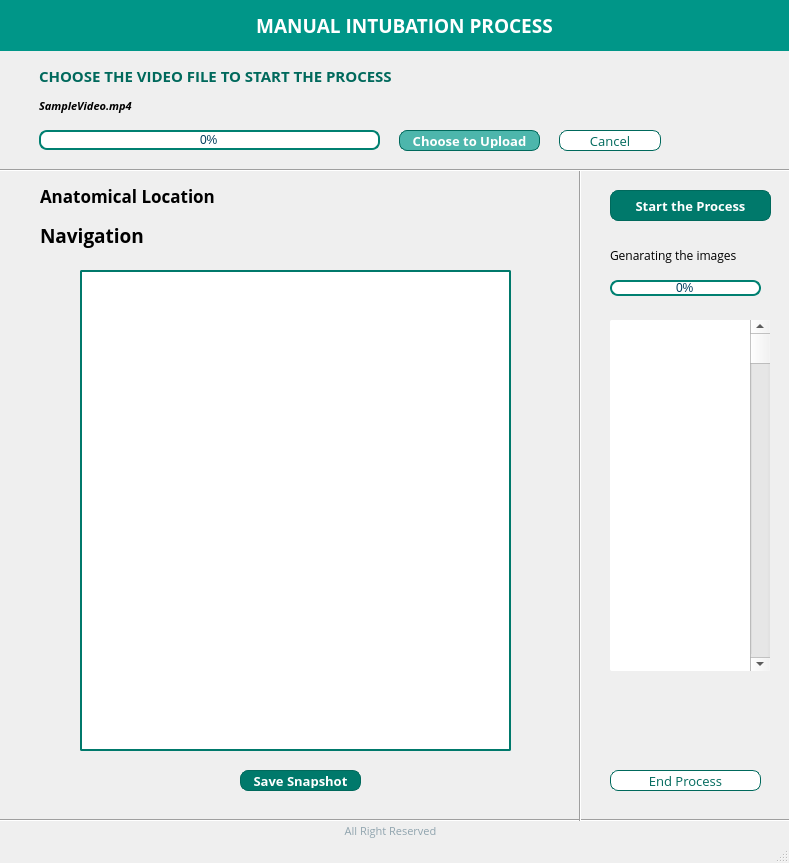
<?xml version="1.0" encoding="UTF-8"?>
<ui version="4.0">
 <class>manualWindow</class>
 <widget class="QMainWindow" name="manualWindow">
  <property name="geometry">
   <rect>
    <x>0</x>
    <y>0</y>
    <width>789</width>
    <height>863</height>
   </rect>
  </property>
  <property name="focusPolicy">
   <enum>Qt::StrongFocus</enum>
  </property>
  <property name="windowTitle">
   <string>Manual Intubation</string>
  </property>
  <widget class="QWidget" name="centralwidget">
   <widget class="QGraphicsView" name="viewTubeLocation">
    <property name="geometry">
     <rect>
      <x>80</x>
      <y>270</y>
      <width>431</width>
      <height>481</height>
     </rect>
    </property>
    <property name="styleSheet">
     <string notr="true">QGraphicsView
{
    color: #fff;
    background-color: #fff;
    border-width:2px;
    border-color: #00796B;
    border-style: solid;
    border-radius: 2px;
}
</string>
    </property>
   </widget>
   <widget class="QPushButton" name="btnEndProcess">
    <property name="geometry">
     <rect>
      <x>610</x>
      <y>770</y>
      <width>151</width>
      <height>21</height>
     </rect>
    </property>
    <property name="palette">
     <palette>
      <active>
       <colorrole role="WindowText">
        <brush brushstyle="SolidPattern">
         <color alpha="255">
          <red>0</red>
          <green>105</green>
          <blue>92</blue>
         </color>
        </brush>
       </colorrole>
       <colorrole role="Button">
        <brush brushstyle="SolidPattern">
         <color alpha="255">
          <red>255</red>
          <green>255</green>
          <blue>255</blue>
         </color>
        </brush>
       </colorrole>
       <colorrole role="Text">
        <brush brushstyle="SolidPattern">
         <color alpha="255">
          <red>0</red>
          <green>105</green>
          <blue>92</blue>
         </color>
        </brush>
       </colorrole>
       <colorrole role="ButtonText">
        <brush brushstyle="SolidPattern">
         <color alpha="255">
          <red>0</red>
          <green>105</green>
          <blue>92</blue>
         </color>
        </brush>
       </colorrole>
       <colorrole role="Base">
        <brush brushstyle="SolidPattern">
         <color alpha="255">
          <red>255</red>
          <green>255</green>
          <blue>255</blue>
         </color>
        </brush>
       </colorrole>
       <colorrole role="Window">
        <brush brushstyle="SolidPattern">
         <color alpha="255">
          <red>255</red>
          <green>255</green>
          <blue>255</blue>
         </color>
        </brush>
       </colorrole>
      </active>
      <inactive>
       <colorrole role="WindowText">
        <brush brushstyle="SolidPattern">
         <color alpha="255">
          <red>0</red>
          <green>105</green>
          <blue>92</blue>
         </color>
        </brush>
       </colorrole>
       <colorrole role="Button">
        <brush brushstyle="SolidPattern">
         <color alpha="255">
          <red>255</red>
          <green>255</green>
          <blue>255</blue>
         </color>
        </brush>
       </colorrole>
       <colorrole role="Text">
        <brush brushstyle="SolidPattern">
         <color alpha="255">
          <red>0</red>
          <green>105</green>
          <blue>92</blue>
         </color>
        </brush>
       </colorrole>
       <colorrole role="ButtonText">
        <brush brushstyle="SolidPattern">
         <color alpha="255">
          <red>0</red>
          <green>105</green>
          <blue>92</blue>
         </color>
        </brush>
       </colorrole>
       <colorrole role="Base">
        <brush brushstyle="SolidPattern">
         <color alpha="255">
          <red>255</red>
          <green>255</green>
          <blue>255</blue>
         </color>
        </brush>
       </colorrole>
       <colorrole role="Window">
        <brush brushstyle="SolidPattern">
         <color alpha="255">
          <red>255</red>
          <green>255</green>
          <blue>255</blue>
         </color>
        </brush>
       </colorrole>
      </inactive>
      <disabled>
       <colorrole role="WindowText">
        <brush brushstyle="SolidPattern">
         <color alpha="255">
          <red>120</red>
          <green>120</green>
          <blue>120</blue>
         </color>
        </brush>
       </colorrole>
       <colorrole role="Button">
        <brush brushstyle="SolidPattern">
         <color alpha="255">
          <red>255</red>
          <green>255</green>
          <blue>255</blue>
         </color>
        </brush>
       </colorrole>
       <colorrole role="Text">
        <brush brushstyle="SolidPattern">
         <color alpha="255">
          <red>120</red>
          <green>120</green>
          <blue>120</blue>
         </color>
        </brush>
       </colorrole>
       <colorrole role="ButtonText">
        <brush brushstyle="SolidPattern">
         <color alpha="255">
          <red>120</red>
          <green>120</green>
          <blue>120</blue>
         </color>
        </brush>
       </colorrole>
       <colorrole role="Base">
        <brush brushstyle="SolidPattern">
         <color alpha="255">
          <red>255</red>
          <green>255</green>
          <blue>255</blue>
         </color>
        </brush>
       </colorrole>
       <colorrole role="Window">
        <brush brushstyle="SolidPattern">
         <color alpha="255">
          <red>255</red>
          <green>255</green>
          <blue>255</blue>
         </color>
        </brush>
       </colorrole>
      </disabled>
     </palette>
    </property>
    <property name="font">
     <font>
      <family>Open Sans</family>
      <pointsize>10</pointsize>
     </font>
    </property>
    <property name="focusPolicy">
     <enum>Qt::StrongFocus</enum>
    </property>
    <property name="styleSheet">
     <string notr="true">QPushButton
{
    background-color: #ffffff;
    border-width:1px;
    border-color: #00695C;
    border-style: solid;
    border-radius: 8px;
    padding: 2px;
    padding-left: 5px;
    padding-right: 5px;
}</string>
    </property>
    <property name="text">
     <string>End Process</string>
    </property>
    <property name="autoDefault">
     <bool>true</bool>
    </property>
   </widget>
   <widget class="QGraphicsView" name="viewSavedSnaps">
    <property name="geometry">
     <rect>
      <x>610</x>
      <y>320</y>
      <width>151</width>
      <height>351</height>
     </rect>
    </property>
    <property name="styleSheet">
     <string notr="true">QGraphicsView
{
    color: #fff;
    background-color: #fff;
    border-width:0px;
    border-color: #00796B;
    border-style: solid;
    border-radius: 2px;
}
</string>
    </property>
   </widget>
   <widget class="QLabel" name="label_3">
    <property name="geometry">
     <rect>
      <x>-1</x>
      <y>0</y>
      <width>811</width>
      <height>51</height>
     </rect>
    </property>
    <property name="font">
     <font>
      <family>Open Sans</family>
      <pointsize>14</pointsize>
      <weight>75</weight>
      <bold>true</bold>
     </font>
    </property>
    <property name="styleSheet">
     <string notr="true"> QLabel {
   background: #009688;
   color:#fff;
 }</string>
    </property>
    <property name="text">
     <string>MANUAL INTUBATION PROCESS</string>
    </property>
    <property name="alignment">
     <set>Qt::AlignCenter</set>
    </property>
    <property name="margin">
     <number>0</number>
    </property>
   </widget>
   <widget class="QProgressBar" name="progressBarFileUpload">
    <property name="geometry">
     <rect>
      <x>39</x>
      <y>130</y>
      <width>341</width>
      <height>20</height>
     </rect>
    </property>
    <property name="palette">
     <palette>
      <active>
       <colorrole role="WindowText">
        <brush brushstyle="SolidPattern">
         <color alpha="255">
          <red>0</red>
          <green>61</green>
          <blue>92</blue>
         </color>
        </brush>
       </colorrole>
       <colorrole role="Button">
        <brush brushstyle="SolidPattern">
         <color alpha="255">
          <red>255</red>
          <green>255</green>
          <blue>255</blue>
         </color>
        </brush>
       </colorrole>
       <colorrole role="Text">
        <brush brushstyle="SolidPattern">
         <color alpha="255">
          <red>0</red>
          <green>61</green>
          <blue>92</blue>
         </color>
        </brush>
       </colorrole>
       <colorrole role="ButtonText">
        <brush brushstyle="SolidPattern">
         <color alpha="255">
          <red>0</red>
          <green>61</green>
          <blue>92</blue>
         </color>
        </brush>
       </colorrole>
       <colorrole role="Base">
        <brush brushstyle="SolidPattern">
         <color alpha="255">
          <red>255</red>
          <green>255</green>
          <blue>255</blue>
         </color>
        </brush>
       </colorrole>
       <colorrole role="Window">
        <brush brushstyle="SolidPattern">
         <color alpha="255">
          <red>255</red>
          <green>255</green>
          <blue>255</blue>
         </color>
        </brush>
       </colorrole>
      </active>
      <inactive>
       <colorrole role="WindowText">
        <brush brushstyle="SolidPattern">
         <color alpha="255">
          <red>0</red>
          <green>61</green>
          <blue>92</blue>
         </color>
        </brush>
       </colorrole>
       <colorrole role="Button">
        <brush brushstyle="SolidPattern">
         <color alpha="255">
          <red>255</red>
          <green>255</green>
          <blue>255</blue>
         </color>
        </brush>
       </colorrole>
       <colorrole role="Text">
        <brush brushstyle="SolidPattern">
         <color alpha="255">
          <red>0</red>
          <green>61</green>
          <blue>92</blue>
         </color>
        </brush>
       </colorrole>
       <colorrole role="ButtonText">
        <brush brushstyle="SolidPattern">
         <color alpha="255">
          <red>0</red>
          <green>61</green>
          <blue>92</blue>
         </color>
        </brush>
       </colorrole>
       <colorrole role="Base">
        <brush brushstyle="SolidPattern">
         <color alpha="255">
          <red>255</red>
          <green>255</green>
          <blue>255</blue>
         </color>
        </brush>
       </colorrole>
       <colorrole role="Window">
        <brush brushstyle="SolidPattern">
         <color alpha="255">
          <red>255</red>
          <green>255</green>
          <blue>255</blue>
         </color>
        </brush>
       </colorrole>
      </inactive>
      <disabled>
       <colorrole role="WindowText">
        <brush brushstyle="SolidPattern">
         <color alpha="255">
          <red>120</red>
          <green>120</green>
          <blue>120</blue>
         </color>
        </brush>
       </colorrole>
       <colorrole role="Button">
        <brush brushstyle="SolidPattern">
         <color alpha="255">
          <red>255</red>
          <green>255</green>
          <blue>255</blue>
         </color>
        </brush>
       </colorrole>
       <colorrole role="Text">
        <brush brushstyle="SolidPattern">
         <color alpha="255">
          <red>120</red>
          <green>120</green>
          <blue>120</blue>
         </color>
        </brush>
       </colorrole>
       <colorrole role="ButtonText">
        <brush brushstyle="SolidPattern">
         <color alpha="255">
          <red>120</red>
          <green>120</green>
          <blue>120</blue>
         </color>
        </brush>
       </colorrole>
       <colorrole role="Base">
        <brush brushstyle="SolidPattern">
         <color alpha="255">
          <red>255</red>
          <green>255</green>
          <blue>255</blue>
         </color>
        </brush>
       </colorrole>
       <colorrole role="Window">
        <brush brushstyle="SolidPattern">
         <color alpha="255">
          <red>255</red>
          <green>255</green>
          <blue>255</blue>
         </color>
        </brush>
       </colorrole>
      </disabled>
     </palette>
    </property>
    <property name="font">
     <font>
      <pointsize>9</pointsize>
     </font>
    </property>
    <property name="styleSheet">
     <string notr="true">QProgressBar
{
    background-color: #ffffff;
    border-width:2px;
    border-color: #008071;
    border-style: solid;
    border-radius: 8px;
	text-align: center;
}

QProgressBar::chunk {
     background-color: #4DB6AC;
     width: 24%;
 }</string>
    </property>
    <property name="value">
     <number>0</number>
    </property>
   </widget>
   <widget class="QProgressBar" name="progressBarSnapshots">
    <property name="geometry">
     <rect>
      <x>610</x>
      <y>280</y>
      <width>151</width>
      <height>16</height>
     </rect>
    </property>
    <property name="palette">
     <palette>
      <active>
       <colorrole role="WindowText">
        <brush brushstyle="SolidPattern">
         <color alpha="255">
          <red>0</red>
          <green>61</green>
          <blue>92</blue>
         </color>
        </brush>
       </colorrole>
       <colorrole role="Button">
        <brush brushstyle="SolidPattern">
         <color alpha="255">
          <red>255</red>
          <green>255</green>
          <blue>255</blue>
         </color>
        </brush>
       </colorrole>
       <colorrole role="Text">
        <brush brushstyle="SolidPattern">
         <color alpha="255">
          <red>0</red>
          <green>61</green>
          <blue>92</blue>
         </color>
        </brush>
       </colorrole>
       <colorrole role="Base">
        <brush brushstyle="SolidPattern">
         <color alpha="255">
          <red>255</red>
          <green>255</green>
          <blue>255</blue>
         </color>
        </brush>
       </colorrole>
       <colorrole role="Window">
        <brush brushstyle="SolidPattern">
         <color alpha="255">
          <red>255</red>
          <green>255</green>
          <blue>255</blue>
         </color>
        </brush>
       </colorrole>
      </active>
      <inactive>
       <colorrole role="WindowText">
        <brush brushstyle="SolidPattern">
         <color alpha="255">
          <red>0</red>
          <green>61</green>
          <blue>92</blue>
         </color>
        </brush>
       </colorrole>
       <colorrole role="Button">
        <brush brushstyle="SolidPattern">
         <color alpha="255">
          <red>255</red>
          <green>255</green>
          <blue>255</blue>
         </color>
        </brush>
       </colorrole>
       <colorrole role="Text">
        <brush brushstyle="SolidPattern">
         <color alpha="255">
          <red>0</red>
          <green>61</green>
          <blue>92</blue>
         </color>
        </brush>
       </colorrole>
       <colorrole role="Base">
        <brush brushstyle="SolidPattern">
         <color alpha="255">
          <red>255</red>
          <green>255</green>
          <blue>255</blue>
         </color>
        </brush>
       </colorrole>
       <colorrole role="Window">
        <brush brushstyle="SolidPattern">
         <color alpha="255">
          <red>255</red>
          <green>255</green>
          <blue>255</blue>
         </color>
        </brush>
       </colorrole>
      </inactive>
      <disabled>
       <colorrole role="WindowText">
        <brush brushstyle="SolidPattern">
         <color alpha="255">
          <red>120</red>
          <green>120</green>
          <blue>120</blue>
         </color>
        </brush>
       </colorrole>
       <colorrole role="Button">
        <brush brushstyle="SolidPattern">
         <color alpha="255">
          <red>255</red>
          <green>255</green>
          <blue>255</blue>
         </color>
        </brush>
       </colorrole>
       <colorrole role="Text">
        <brush brushstyle="SolidPattern">
         <color alpha="255">
          <red>120</red>
          <green>120</green>
          <blue>120</blue>
         </color>
        </brush>
       </colorrole>
       <colorrole role="Base">
        <brush brushstyle="SolidPattern">
         <color alpha="255">
          <red>255</red>
          <green>255</green>
          <blue>255</blue>
         </color>
        </brush>
       </colorrole>
       <colorrole role="Window">
        <brush brushstyle="SolidPattern">
         <color alpha="255">
          <red>255</red>
          <green>255</green>
          <blue>255</blue>
         </color>
        </brush>
       </colorrole>
      </disabled>
     </palette>
    </property>
    <property name="font">
     <font>
      <pointsize>9</pointsize>
     </font>
    </property>
    <property name="styleSheet">
     <string notr="true">QProgressBar
{
    background-color: #ffffff;
    border-width:2px;
    border-color: #008071;
    border-style: solid;
    border-radius: 8px;
	text-align: center;
}

QProgressBar::chunk {
     background-color: #4DB6AC;
     width: 24%;
 }</string>
    </property>
    <property name="value">
     <number>0</number>
    </property>
   </widget>
   <widget class="Line" name="line_3">
    <property name="geometry">
     <rect>
      <x>0</x>
      <y>800</y>
      <width>801</width>
      <height>41</height>
     </rect>
    </property>
    <property name="orientation">
     <enum>Qt::Horizontal</enum>
    </property>
   </widget>
   <widget class="QPushButton" name="btnSaveSnapshot">
    <property name="enabled">
     <bool>true</bool>
    </property>
    <property name="geometry">
     <rect>
      <x>240</x>
      <y>770</y>
      <width>121</width>
      <height>21</height>
     </rect>
    </property>
    <property name="font">
     <font>
      <family>Open Sans</family>
      <pointsize>10</pointsize>
      <weight>75</weight>
      <bold>true</bold>
     </font>
    </property>
    <property name="styleSheet">
     <string notr="true">QPushButton
{
    color: #fff;
    background-color: #00796B;
    border-width:1px;
    border-color: #00695C;
    border-style: solid;
    border-radius: 8px;
    padding: 2px;
    padding-left: 5px;
    padding-right: 5px;
}



QPushButton:hover
{
    background-color: QLinearGradient( x1: 0, y1: 0, x2: 0, y2: 1, stop: 0 #018175, stop: 0.1 #018175, stop: 0.5 #018175, stop: 0.9 #018175, stop: 1 #018175);
}

QPushButton:pressed
{
   background-color: QLinearGradient( x1: 0, y1: 0, x2: 0, y2: 1, stop: 0 #02695F, stop: 0.1 #02695F, stop: 0.5 #02695F, stop: 0.9 #02695F, stop: 1 #02695F);
}</string>
    </property>
    <property name="text">
     <string>Save Snapshot</string>
    </property>
   </widget>
   <widget class="QLabel" name="label_2">
    <property name="geometry">
     <rect>
      <x>39</x>
      <y>60</y>
      <width>421</width>
      <height>31</height>
     </rect>
    </property>
    <property name="font">
     <font>
      <family>Open Sans</family>
      <pointsize>11</pointsize>
      <weight>75</weight>
      <italic>false</italic>
      <bold>true</bold>
     </font>
    </property>
    <property name="styleSheet">
     <string notr="true"> QLabel {
   color:#00695C;
 }
</string>
    </property>
    <property name="text">
     <string>CHOOSE THE VIDEO FILE TO START THE PROCESS</string>
    </property>
   </widget>
   <widget class="QPushButton" name="btnStartProcess">
    <property name="enabled">
     <bool>true</bool>
    </property>
    <property name="geometry">
     <rect>
      <x>610</x>
      <y>190</y>
      <width>161</width>
      <height>31</height>
     </rect>
    </property>
    <property name="font">
     <font>
      <family>Open Sans</family>
      <pointsize>10</pointsize>
      <weight>75</weight>
      <bold>true</bold>
     </font>
    </property>
    <property name="styleSheet">
     <string notr="true">QPushButton
{
    color: #fff;
    background-color: #00796B;
    border-width:1px;
    border-color: #00695C;
    border-style: solid;
    border-radius: 8px;
    padding: 2px;
    padding-left: 5px;
    padding-right: 5px;
}



QPushButton:hover
{
    background-color: QLinearGradient( x1: 0, y1: 0, x2: 0, y2: 1, stop: 0 #018175, stop: 0.1 #018175, stop: 0.5 #018175, stop: 0.9 #018175, stop: 1 #018175);
}

QPushButton:pressed
{
   background-color: QLinearGradient( x1: 0, y1: 0, x2: 0, y2: 1, stop: 0 #02695F, stop: 0.1 #02695F, stop: 0.5 #02695F, stop: 0.9 #02695F, stop: 1 #02695F);
}</string>
    </property>
    <property name="text">
     <string>Start the Process</string>
    </property>
   </widget>
   <widget class="QLabel" name="lblVideoName">
    <property name="geometry">
     <rect>
      <x>39</x>
      <y>90</y>
      <width>130</width>
      <height>31</height>
     </rect>
    </property>
    <property name="font">
     <font>
      <family>Open Sans</family>
      <pointsize>8</pointsize>
      <weight>75</weight>
      <italic>true</italic>
      <bold>true</bold>
     </font>
    </property>
    <property name="text">
     <string>SampleVideo.mp4</string>
    </property>
   </widget>
   <widget class="Line" name="line_4">
    <property name="geometry">
     <rect>
      <x>570</x>
      <y>170</y>
      <width>20</width>
      <height>651</height>
     </rect>
    </property>
    <property name="orientation">
     <enum>Qt::Vertical</enum>
    </property>
   </widget>
   <widget class="QPushButton" name="btnFileSelect">
    <property name="enabled">
     <bool>true</bool>
    </property>
    <property name="geometry">
     <rect>
      <x>399</x>
      <y>130</y>
      <width>141</width>
      <height>21</height>
     </rect>
    </property>
    <property name="font">
     <font>
      <family>Open Sans</family>
      <pointsize>10</pointsize>
      <weight>75</weight>
      <bold>true</bold>
     </font>
    </property>
    <property name="styleSheet">
     <string notr="true">QPushButton
{
    color: #fff;
    background-color: #4DB6AC;
    border-width:1px;
    border-color: #00695C;
    border-style: solid;
    border-radius: 8px;
    padding: 2px;
    padding-left: 5px;
    padding-right: 5px;
}



QPushButton:hover
{
    background-color: QLinearGradient( x1: 0, y1: 0, x2: 0, y2: 1, stop: 0 #018175, stop: 0.1 #018175, stop: 0.5 #018175, stop: 0.9 #018175, stop: 1 #018175);
}

QPushButton:pressed
{
   background-color: QLinearGradient( x1: 0, y1: 0, x2: 0, y2: 1, stop: 0 #02695F, stop: 0.1 #02695F, stop: 0.5 #02695F, stop: 0.9 #02695F, stop: 1 #02695F);
}</string>
    </property>
    <property name="text">
     <string>Choose to Upload</string>
    </property>
   </widget>
   <widget class="QPushButton" name="btnCancelUploading">
    <property name="geometry">
     <rect>
      <x>559</x>
      <y>130</y>
      <width>102</width>
      <height>21</height>
     </rect>
    </property>
    <property name="palette">
     <palette>
      <active>
       <colorrole role="WindowText">
        <brush brushstyle="SolidPattern">
         <color alpha="255">
          <red>0</red>
          <green>105</green>
          <blue>92</blue>
         </color>
        </brush>
       </colorrole>
       <colorrole role="Button">
        <brush brushstyle="SolidPattern">
         <color alpha="255">
          <red>255</red>
          <green>255</green>
          <blue>255</blue>
         </color>
        </brush>
       </colorrole>
       <colorrole role="Text">
        <brush brushstyle="SolidPattern">
         <color alpha="255">
          <red>0</red>
          <green>105</green>
          <blue>92</blue>
         </color>
        </brush>
       </colorrole>
       <colorrole role="ButtonText">
        <brush brushstyle="SolidPattern">
         <color alpha="255">
          <red>0</red>
          <green>105</green>
          <blue>92</blue>
         </color>
        </brush>
       </colorrole>
       <colorrole role="Base">
        <brush brushstyle="SolidPattern">
         <color alpha="255">
          <red>255</red>
          <green>255</green>
          <blue>255</blue>
         </color>
        </brush>
       </colorrole>
       <colorrole role="Window">
        <brush brushstyle="SolidPattern">
         <color alpha="255">
          <red>255</red>
          <green>255</green>
          <blue>255</blue>
         </color>
        </brush>
       </colorrole>
      </active>
      <inactive>
       <colorrole role="WindowText">
        <brush brushstyle="SolidPattern">
         <color alpha="255">
          <red>0</red>
          <green>105</green>
          <blue>92</blue>
         </color>
        </brush>
       </colorrole>
       <colorrole role="Button">
        <brush brushstyle="SolidPattern">
         <color alpha="255">
          <red>255</red>
          <green>255</green>
          <blue>255</blue>
         </color>
        </brush>
       </colorrole>
       <colorrole role="Text">
        <brush brushstyle="SolidPattern">
         <color alpha="255">
          <red>0</red>
          <green>105</green>
          <blue>92</blue>
         </color>
        </brush>
       </colorrole>
       <colorrole role="ButtonText">
        <brush brushstyle="SolidPattern">
         <color alpha="255">
          <red>0</red>
          <green>105</green>
          <blue>92</blue>
         </color>
        </brush>
       </colorrole>
       <colorrole role="Base">
        <brush brushstyle="SolidPattern">
         <color alpha="255">
          <red>255</red>
          <green>255</green>
          <blue>255</blue>
         </color>
        </brush>
       </colorrole>
       <colorrole role="Window">
        <brush brushstyle="SolidPattern">
         <color alpha="255">
          <red>255</red>
          <green>255</green>
          <blue>255</blue>
         </color>
        </brush>
       </colorrole>
      </inactive>
      <disabled>
       <colorrole role="WindowText">
        <brush brushstyle="SolidPattern">
         <color alpha="255">
          <red>120</red>
          <green>120</green>
          <blue>120</blue>
         </color>
        </brush>
       </colorrole>
       <colorrole role="Button">
        <brush brushstyle="SolidPattern">
         <color alpha="255">
          <red>255</red>
          <green>255</green>
          <blue>255</blue>
         </color>
        </brush>
       </colorrole>
       <colorrole role="Text">
        <brush brushstyle="SolidPattern">
         <color alpha="255">
          <red>120</red>
          <green>120</green>
          <blue>120</blue>
         </color>
        </brush>
       </colorrole>
       <colorrole role="ButtonText">
        <brush brushstyle="SolidPattern">
         <color alpha="255">
          <red>120</red>
          <green>120</green>
          <blue>120</blue>
         </color>
        </brush>
       </colorrole>
       <colorrole role="Base">
        <brush brushstyle="SolidPattern">
         <color alpha="255">
          <red>255</red>
          <green>255</green>
          <blue>255</blue>
         </color>
        </brush>
       </colorrole>
       <colorrole role="Window">
        <brush brushstyle="SolidPattern">
         <color alpha="255">
          <red>255</red>
          <green>255</green>
          <blue>255</blue>
         </color>
        </brush>
       </colorrole>
      </disabled>
     </palette>
    </property>
    <property name="font">
     <font>
      <family>Open Sans</family>
      <pointsize>10</pointsize>
     </font>
    </property>
    <property name="styleSheet">
     <string notr="true">QPushButton
{
    background-color: #ffffff;
    border-width:1px;
    border-color: #00695C;
    border-style: solid;
    border-radius: 8px;
    padding: 2px;
    padding-left: 5px;
    padding-right: 5px;
}</string>
    </property>
    <property name="text">
     <string>Cancel</string>
    </property>
   </widget>
   <widget class="QLabel" name="lblLandmark">
    <property name="geometry">
     <rect>
      <x>40</x>
      <y>180</y>
      <width>191</width>
      <height>31</height>
     </rect>
    </property>
    <property name="font">
     <font>
      <family>Open Sans</family>
      <pointsize>13</pointsize>
      <weight>75</weight>
      <italic>false</italic>
      <bold>true</bold>
     </font>
    </property>
    <property name="text">
     <string>Anatomical Location</string>
    </property>
   </widget>
   <widget class="QLabel" name="label_7">
    <property name="geometry">
     <rect>
      <x>610</x>
      <y>240</y>
      <width>161</width>
      <height>31</height>
     </rect>
    </property>
    <property name="font">
     <font>
      <family>Open Sans</family>
      <pointsize>9</pointsize>
      <weight>50</weight>
      <bold>false</bold>
     </font>
    </property>
    <property name="text">
     <string>Genarating the images</string>
    </property>
   </widget>
   <widget class="QLabel" name="label_8">
    <property name="geometry">
     <rect>
      <x>40</x>
      <y>820</y>
      <width>701</width>
      <height>21</height>
     </rect>
    </property>
    <property name="font">
     <font>
      <family>Open Sans</family>
      <pointsize>8</pointsize>
      <weight>50</weight>
      <bold>false</bold>
     </font>
    </property>
    <property name="styleSheet">
     <string notr="true"> QLabel {
 
   color:#90A4AE;
 }</string>
    </property>
    <property name="text">
     <string>All Right Reserved</string>
    </property>
    <property name="alignment">
     <set>Qt::AlignCenter</set>
    </property>
    <property name="margin">
     <number>0</number>
    </property>
   </widget>
   <widget class="Line" name="line_2">
    <property name="geometry">
     <rect>
      <x>-1</x>
      <y>160</y>
      <width>801</width>
      <height>21</height>
     </rect>
    </property>
    <property name="orientation">
     <enum>Qt::Horizontal</enum>
    </property>
   </widget>
   <widget class="QScrollBar" name="verticalScrollBarSnaps">
    <property name="geometry">
     <rect>
      <x>750</x>
      <y>320</y>
      <width>20</width>
      <height>351</height>
     </rect>
    </property>
    <property name="orientation">
     <enum>Qt::Vertical</enum>
    </property>
   </widget>
   <widget class="QLabel" name="lblLoadImage">
    <property name="geometry">
     <rect>
      <x>80</x>
      <y>270</y>
      <width>431</width>
      <height>481</height>
     </rect>
    </property>
    <property name="frameShape">
     <enum>QFrame::NoFrame</enum>
    </property>
    <property name="text">
     <string/>
    </property>
   </widget>
   <widget class="QLabel" name="lblNavigation">
    <property name="geometry">
     <rect>
      <x>40</x>
      <y>220</y>
      <width>531</width>
      <height>31</height>
     </rect>
    </property>
    <property name="font">
     <font>
      <family>Open Sans</family>
      <pointsize>14</pointsize>
      <weight>75</weight>
      <italic>false</italic>
      <bold>true</bold>
     </font>
    </property>
    <property name="text">
     <string>Navigation</string>
    </property>
   </widget>
   <widget class="QLabel" name="lblTubePosition">
    <property name="geometry">
     <rect>
      <x>240</x>
      <y>180</y>
      <width>191</width>
      <height>31</height>
     </rect>
    </property>
    <property name="font">
     <font>
      <family>Open Sans</family>
      <pointsize>13</pointsize>
      <weight>75</weight>
      <italic>false</italic>
      <bold>true</bold>
     </font>
    </property>
    <property name="text">
     <string/>
    </property>
   </widget>
  </widget>
  <widget class="QStatusBar" name="statusbar"/>
 </widget>
 <resources/>
 <connections/>
</ui>
